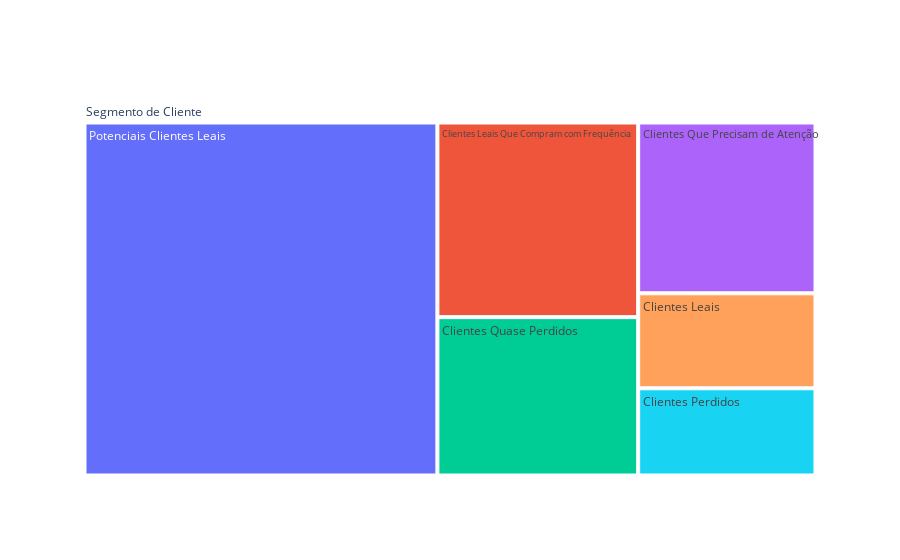

Notebook code cell kept with this figure:
### Code cell
# Dashboard interativo com os segmentos de clientes
fig = go.Figure(go.Treemap(
    labels = rfm_level_ag['Segmento de Cliente'],
    parents = ['Segmento de Cliente', 
               'Segmento de Cliente', 
               'Segmento de Cliente', 
               'Segmento de Cliente', 
               'Segmento de Cliente', 
               'Segmento de Cliente', 
               'Segmento de Cliente'],  
    values = rfm_level_ag[('Monetary', 'count')]))
fig.show()

### Figure 1 — Plotly figure (JSON) as saved in the notebook; plotly's stock layout.template omitted (floating-point values rounded to 4 significant figures)
{"data": [{"labels": ["Clientes Leais", "Clientes Leais Que Compram com Frequência", "Clientes Perdidos", "Clientes Quase Perdidos", "Clientes Que Precisam de Atenção", "Potenciais Clientes Leais"], "level": "Segmento de Cliente", "parents": ["Segmento de Cliente", "Segmento de Cliente", "Segmento de Cliente", "Segmento de Cliente", "Segmento de Cliente", "Segmento de Cliente", "Segmento de Cliente"], "type": "treemap", "values": [6141, 14249, 5638, 11595, 11043, 45421]}], "layout": {"autosize": true}}
